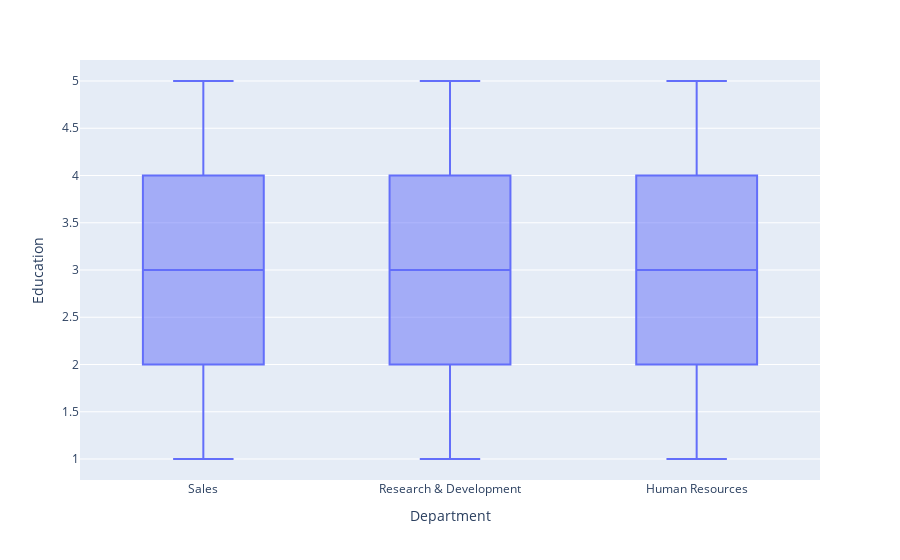

Here is the notebook cell this chart was saved with:
### Code cell
# 不同部门受教育情况，这部分箱型图看不出差距
#!pip install plotly==4.14.3
import plotly.express as px

df = data[["Education","Department"]]

fig = px.box(df, x="Department", y="Education")
fig.show()

### Figure 1 — Plotly figure (JSON) as saved in the notebook; plotly's stock layout.template omitted (floating-point values rounded to 4 significant figures; data arrays with more than 128 entries replaced by an {"elided": "..."} marker saying what was removed)
{"data": [{"alignmentgroup": "True", "hovertemplate": "Department=%{x}<br>Education=%{y}<extra></extra>", "legendgroup": "", "marker": {"color": "#636efa"}, "name": "", "notched": false, "offsetgroup": "", "orientation": "v", "showlegend": false, "type": "box", "x": {"elided": "1470 str values"}, "x0": " ", "xaxis": "x", "y": {"elided": "1470 int values"}, "y0": " ", "yaxis": "y"}], "layout": {"boxmode": "group", "legend": {"tracegroupgap": 0}, "margin": {"t": 60}, "xaxis": {"anchor": "y", "domain": [0, 1], "title": {"text": "Department"}}, "yaxis": {"anchor": "x", "domain": [0, 1], "title": {"text": "Education"}}}}
